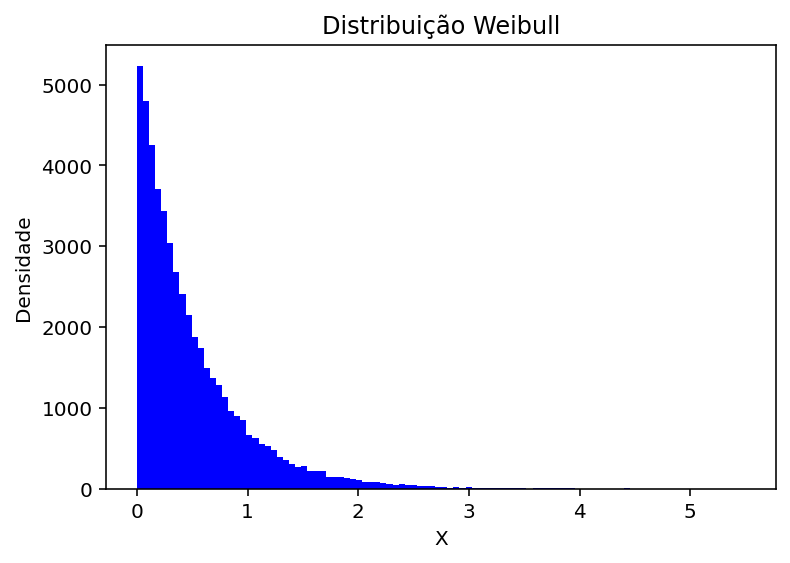

The script that drew this image:
#!/usr/bin/env python3
# -*- coding: utf-8 -*-
"""
Created on Thu Nov 19 04:33:19 2026

@author: ajna
"""
import numpy as np
import matplotlib.pyplot as plt
import math

def weibull(nSamples, a, b):
    X = np.zeros(nSamples)
    U = np.random.sample(nSamples)
    
    for i in range(nSamples):
        X[i] = b * math.pow(-math.log(1 - U[i]), 1.0 / a)
        
    return (X)
    
a = 1
b = 0.5
nSamples = 50000

X = weibull(nSamples, a, b)
plt.title("Distribuição Weibull")
plt.xlabel("X")
plt.ylabel("Densidade")
plt.hist(X, bins=100, facecolor='blue')
plt.show()
